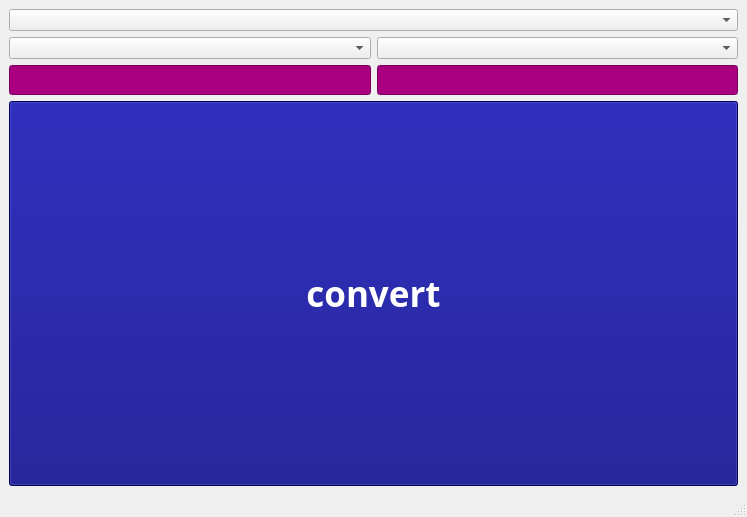
<?xml version="1.0" encoding="UTF-8"?>
<ui version="4.0">
 <class>MainWindow</class>
 <widget class="QMainWindow" name="MainWindow">
  <property name="geometry">
   <rect>
    <x>0</x>
    <y>0</y>
    <width>747</width>
    <height>517</height>
   </rect>
  </property>
  <property name="windowTitle">
   <string>MainWindow</string>
  </property>
  <widget class="QWidget" name="centralwidget">
   <layout class="QGridLayout" name="gridLayout">
    <item row="0" column="0">
     <layout class="QVBoxLayout" name="verticalLayout">
      <item>
       <widget class="QComboBox" name="combo_list"/>
      </item>
     </layout>
    </item>
    <item row="2" column="0">
     <layout class="QGridLayout" name="gridLayout_2">
      <item row="1" column="0">
       <widget class="QLineEdit" name="text_get">
        <property name="font">
         <font>
          <family>Rockwell Extra Bold</family>
          <pointsize>11</pointsize>
          <bold>true</bold>
         </font>
        </property>
        <property name="styleSheet">
         <string notr="true">color: rgb(255, 255, 255);
background-color: rgb(170, 0, 127);</string>
        </property>
       </widget>
      </item>
      <item row="1" column="1">
       <widget class="QLineEdit" name="text_show">
        <property name="font">
         <font>
          <family>Rockwell Extra Bold</family>
          <pointsize>11</pointsize>
          <bold>true</bold>
         </font>
        </property>
        <property name="styleSheet">
         <string notr="true">color: rgb(255, 255, 255);
background-color: rgb(170, 0, 127);</string>
        </property>
       </widget>
      </item>
      <item row="0" column="1">
       <widget class="QComboBox" name="combo_to"/>
      </item>
      <item row="0" column="0">
       <widget class="QComboBox" name="combo_from"/>
      </item>
     </layout>
    </item>
    <item row="3" column="0">
     <layout class="QVBoxLayout" name="verticalLayout_2">
      <item>
       <widget class="QPushButton" name="btn_convert">
        <property name="sizePolicy">
         <sizepolicy hsizetype="Minimum" vsizetype="Minimum">
          <horstretch>0</horstretch>
          <verstretch>0</verstretch>
         </sizepolicy>
        </property>
        <property name="font">
         <font>
          <family>Rockwell Extra Bold</family>
          <pointsize>26</pointsize>
          <bold>true</bold>
         </font>
        </property>
        <property name="styleSheet">
         <string notr="true">color: rgb(255, 255, 255);
background-color: rgb(0, 0, 127);</string>
        </property>
        <property name="text">
         <string>convert</string>
        </property>
       </widget>
      </item>
     </layout>
    </item>
   </layout>
  </widget>
  <widget class="QMenuBar" name="menubar">
   <property name="geometry">
    <rect>
     <x>0</x>
     <y>0</y>
     <width>747</width>
     <height>22</height>
    </rect>
   </property>
  </widget>
  <widget class="QStatusBar" name="statusbar"/>
 </widget>
 <resources/>
 <connections/>
</ui>
